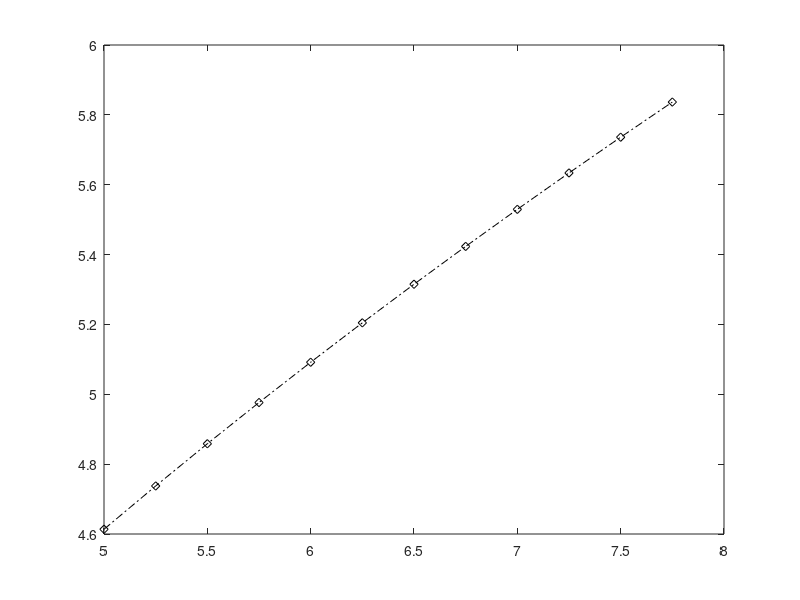

The MATLAB script that drew this image:
clc
clear
cc=.61;a=.8;z1=5:.25:15;z2=a*cc;g=9.81;
i=0;
for k=z1    
    if(a/k<.2 && a/k>.1)
        i=i+1;
        QbyB(i)=z2*sqrt(2*g*(k-z2)/(1-z2^2./k^2));
        z(i)=k;
    end
end
Table__z1______QbyB=[z' QbyB']
plot(z,QbyB,'k-.d')

